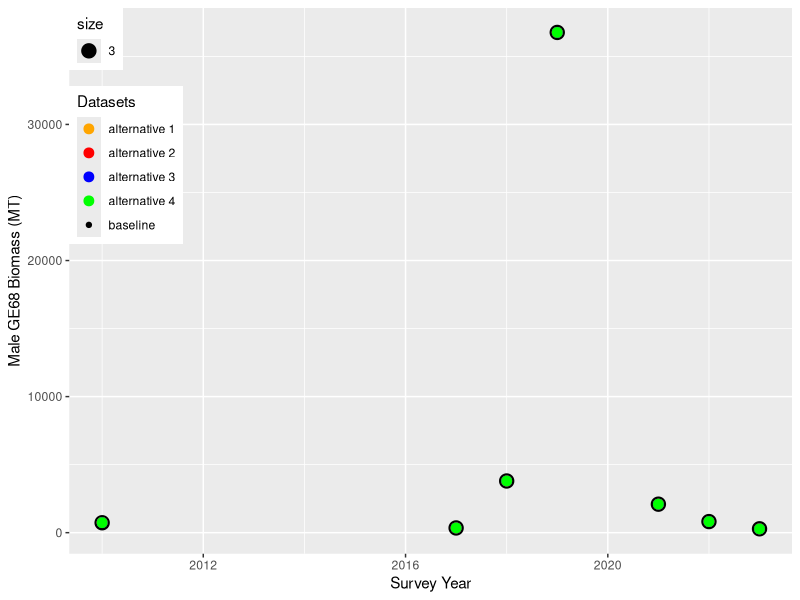
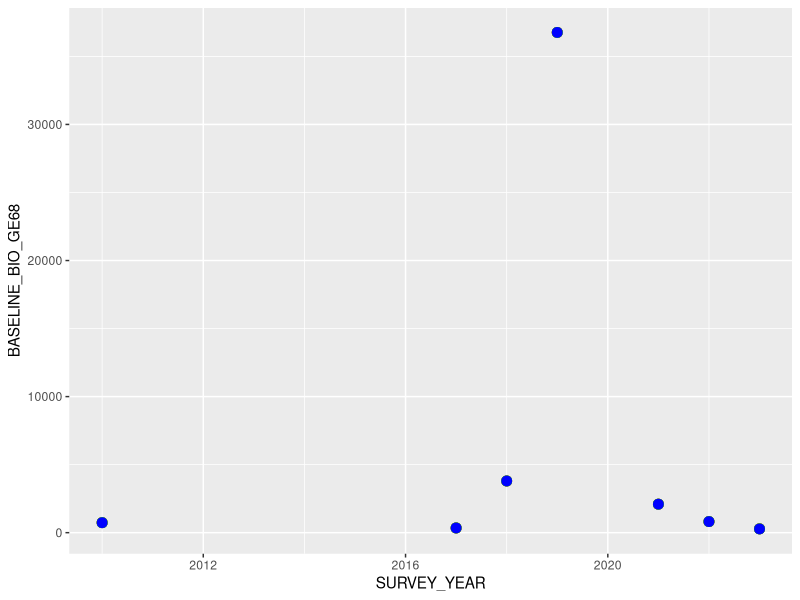
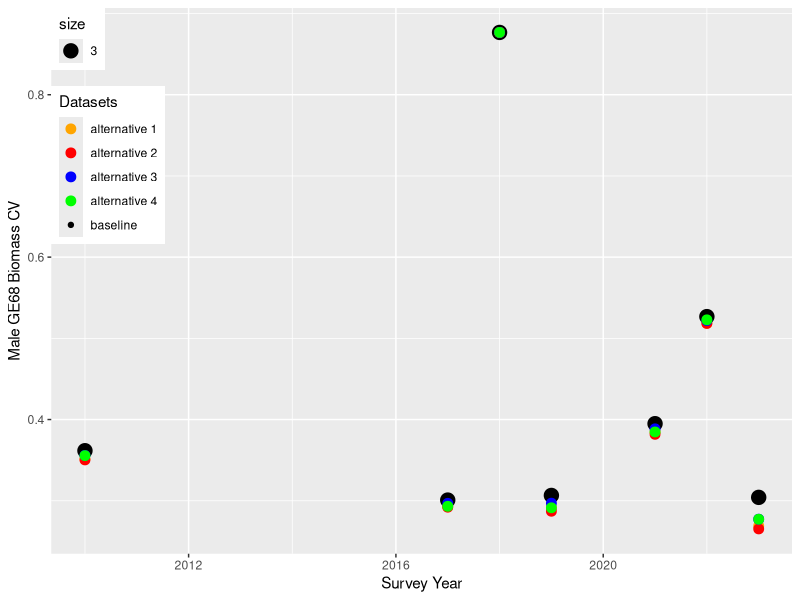
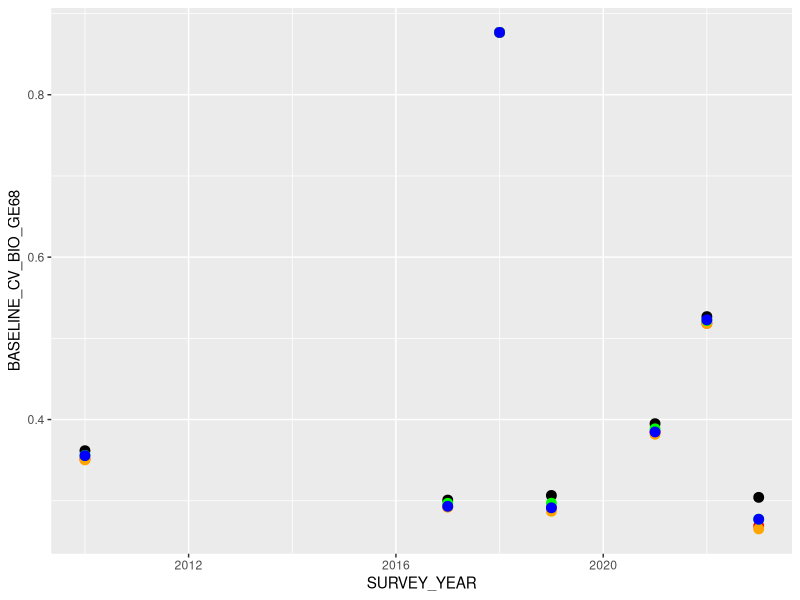
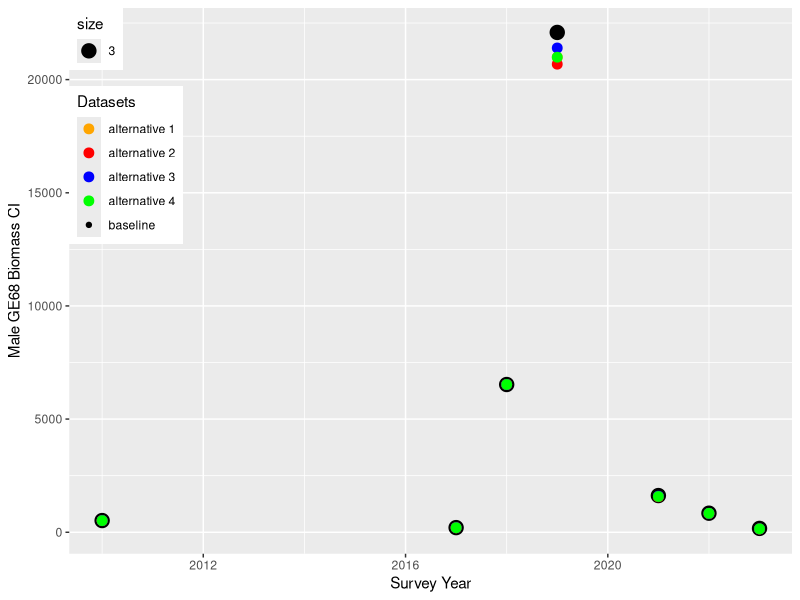
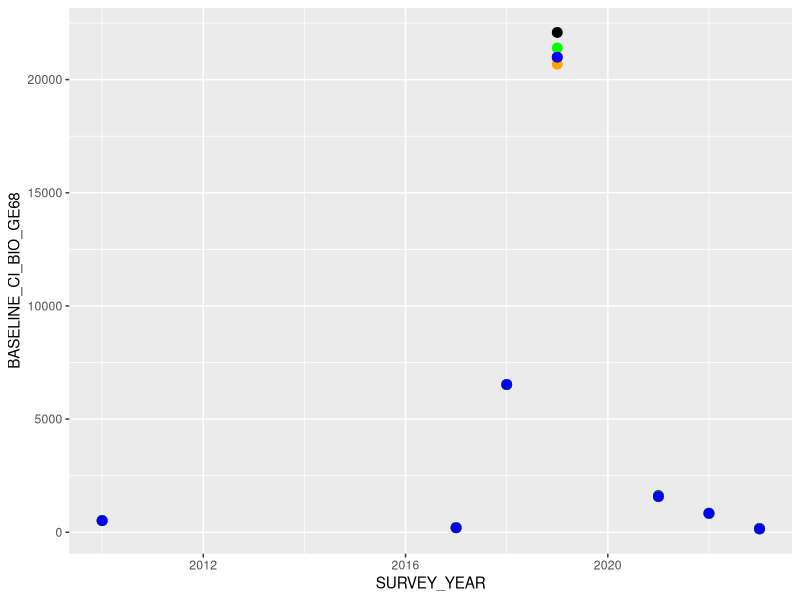

These charts were generated, in order, by the following R code:
library(tidyverse)
library(ggplot2)
library(dplyr)

##### Import data
base_bio<-read_csv("./Data/nbs_co_bio_baseline_v2022.csv")
alt_1_bio<-read_csv("./Data/nbs_co_bio_alt_strata_1.csv")
alt_2_bio<-read_csv("./Data/nbs_co_bio_alt_strata_2.csv")
alt_3_bio<-read_csv("./Data/nbs_co_bio_alt_strata_3.csv")
alt_4_bio<-read_csv("./Data/nbs_co_bio_alt_strata_4.csv")

base_abun<-read_csv("./Data/nbs_co_abun_baseline_v2022.csv")
alt_1_abun<-read_csv("./Data/nbs_co_abun_alt_strata_1.csv")
alt_2_abun<-read_csv("./Data/nbs_co_abun_alt_strata_2.csv")
alt_3_abun<-read_csv("./Data/nbs_co_abun_alt_strata_3.csv")
alt_4_abun<-read_csv("./Data/nbs_co_abun_alt_strata_4.csv")

base_abun
######### Mature male biomass
base_bio %>%
  select(SURVEY_YEAR, BIOMASS_MALE_GE68, CV_BIOMASS_MALE_GE68, CI_BIOMASS_MALE_GE68) %>%
  rename_all(~c("SURVEY_YEAR", "BASELINE_BIO_GE68", "BASELINE_CV_BIO_GE68", "BASELINE_CI_BIO_GE68")) -> base_matbio
  
alt_1_bio %>% 
  select(BIOMASS_MALE_GE68, CV_BIOMASS_MALE_GE68, CI_BIOMASS_MALE_GE68) %>%
     rename_all(~c("ALT1_BIO_GE68", "ALT1_CV_BIO_GE68", "ALT1_CI_BIO_GE68"))-> alt_1_matbio

alt_2_bio %>% 
  select(BIOMASS_MALE_GE68, CV_BIOMASS_MALE_GE68, CI_BIOMASS_MALE_GE68) %>%
   rename_all(~c("ALT2_BIO_GE68", "ALT2_CV_BIO_GE68", "ALT2_CI_BIO_GE68"))-> alt_2_matbio

alt_3_bio %>% 
  select(BIOMASS_MALE_GE68, CV_BIOMASS_MALE_GE68, CI_BIOMASS_MALE_GE68) %>%
   rename_all(~c("ALT3_BIO_GE68", "ALT3_CV_BIO_GE68", "ALT3_CI_BIO_GE68"))-> alt_3_matbio

alt_4_bio %>% 
  select(BIOMASS_MALE_GE68, CV_BIOMASS_MALE_GE68, CI_BIOMASS_MALE_GE68) %>%
   rename_all(~c("ALT4_BIO_GE68", "ALT4_CV_BIO_GE68", "ALT4_CI_BIO_GE68"))-> alt_4_matbio
   
all_bio<-as.data.frame(cbind(base_matbio, alt_1_matbio, alt_2_matbio, alt_3_matbio, alt_4_matbio))
###########

base_abun %>%
  select(SURVEY_YEAR, NUM_MALE_GE68, CV_NUM_MALE_GE68, CI_NUM_MALE_GE68) %>%
  rename_all(~c("SURVEY_YEAR", "BASELINE_ABUN_GE68", "BASELINE_CV_ABUN_GE68","BASELINE_CI_ABUN_GE68")) -> base_matabun

alt_1_abun %>%
  select(NUM_MALE_GE68, CV_NUM_MALE_GE68, CI_NUM_MALE_GE68) %>%
  rename_all(~c("ALT1_ABUN_GE68", "ALT1_CV_ABUN_GE68","ALT1_CI_ABUN_GE68")) -> alt_1_matabun

alt_2_abun %>%
  select(NUM_MALE_GE68, CV_NUM_MALE_GE68, CI_NUM_MALE_GE68) %>%
  rename_all(~c("ALT2_ABUN_GE68", "ALT2_CV_ABUN_GE68","ALT2_CI_ABUN_GE68")) -> alt_2_matabun

alt_3_abun %>%
  select(NUM_MALE_GE68, CV_NUM_MALE_GE68, CI_NUM_MALE_GE68) %>%
  rename_all(~c("ALT3_ABUN_GE68", "ALT3_CV_ABUN_GE68","ALT3_CI_ABUN_GE68")) -> alt_3_matabun

alt_4_abun %>%
  select(NUM_MALE_GE68, CV_NUM_MALE_GE68, CI_NUM_MALE_GE68) %>%
  rename_all(~c("ALT4_ABUN_GE68", "ALT4_CV_ABUN_GE68","ALT4_CI_ABUN_GE68")) -> alt_4_matabun

all_abun<-as.data.frame(cbind(base_matabun, alt_1_matabun, alt_2_matabun, alt_3_matabun, alt_4_matabun))

################################ GE68 BIOMASS #########################################################################
names(all_bio)

ggplot(all_bio, aes(x=SURVEY_YEAR, y=BASELINE_BIO_GE68, color ="baseline", size = 3))+
  geom_point()+  
  geom_point(aes(y=ALT1_BIO_GE68, color = "alternative 1"), size = 3) +
  geom_point(aes(y=ALT2_BIO_GE68, color = "alternative 2"), size = 3)+
  geom_point(aes(y=ALT3_BIO_GE68, color = "alternative 3"), size = 3)+
  geom_point(aes(y=ALT4_BIO_GE68, color = "alternative 4"), size = 3)+
  labs(colour="Datasets",y="Male GE68 Biomass (MT)",x="Survey Year")+ 
  theme(legend.position = c(0, 1),legend.justification = c(0, 1))+
  scale_color_manual(values = c("orange","red", "blue", "green", "black"))
  
  
  
  

ggplot(all_bio, aes(x=SURVEY_YEAR))+
  geom_point(aes(y=BASELINE_BIO_GE68), color ="black", size = 3) +
  geom_point(aes(y=ALT1_BIO_GE68), color = "red", size = 3) +
  geom_point(aes(y=ALT2_BIO_GE68), color = "yellow", size = 3)+
  geom_point(aes(y=ALT3_BIO_GE68), color = "green", size = 3)+
  geom_point(aes(y=ALT4_BIO_GE68), color = "blue", size = 3)

################################ GE68 BIOMASS CV #########################################################################
names(all_bio)

ggplot(all_bio, aes(x=SURVEY_YEAR, y=BASELINE_CV_BIO_GE68, color ="baseline", size = 3))+
  geom_point()+  
  geom_point(aes(y=ALT1_CV_BIO_GE68, color = "alternative 1"), size = 3) +
  geom_point(aes(y=ALT2_CV_BIO_GE68, color = "alternative 2"), size = 3)+
  geom_point(aes(y=ALT3_CV_BIO_GE68, color = "alternative 3"), size = 3)+
  geom_point(aes(y=ALT4_CV_BIO_GE68, color = "alternative 4"), size = 3)+
  labs(colour="Datasets",y="Male GE68 Biomass CV",x="Survey Year")+ 
  theme(legend.position = c(0, 1),legend.justification = c(0, 1))+
  scale_color_manual(values = c("orange","red", "blue", "green", "black"))


ggplot(all_bio, aes(x=SURVEY_YEAR))+
  geom_point(aes(y=BASELINE_CV_BIO_GE68), color ="black", size = 3) +
  geom_point(aes(y=ALT1_CV_BIO_GE68), color = "red", size = 3) +
  geom_point(aes(y=ALT2_CV_BIO_GE68), color = "orange", size = 3)+
  geom_point(aes(y=ALT3_CV_BIO_GE68), color = "green", size = 3)+
  geom_point(aes(y=ALT4_CV_BIO_GE68), color = "blue", size = 3)
  

################################ GE68 BIOMASS CI #########################################################################
names(all_bio)

ggplot(all_bio, aes(x=SURVEY_YEAR, y=BASELINE_CI_BIO_GE68, color ="baseline", size = 3))+
  geom_point()+  
  geom_point(aes(y=ALT1_CI_BIO_GE68, color = "alternative 1"), size = 3)+
  geom_point(aes(y=ALT2_CI_BIO_GE68, color = "alternative 2"), size = 3)+
  geom_point(aes(y=ALT3_CI_BIO_GE68, color = "alternative 3"), size = 3)+
  geom_point(aes(y=ALT4_CI_BIO_GE68, color = "alternative 4"), size = 3)+
  labs(colour="Datasets",y="Male GE68 Biomass CI",x="Survey Year")+ 
  theme(legend.position = c(0, 1),legend.justification = c(0, 1))+
  scale_color_manual(values = c("orange","red", "blue", "green", "black"))


ggplot(all_bio, aes(x=SURVEY_YEAR))+
  geom_point(aes(y=BASELINE_CI_BIO_GE68), color ="black", size = 3)+
  geom_point(aes(y=ALT1_CI_BIO_GE68), color = "red", size = 3)+
  geom_point(aes(y=ALT2_CI_BIO_GE68), color = "orange", size = 3)+
  geom_point(aes(y=ALT3_CI_BIO_GE68), color = "green", size = 3)+
  geom_point(aes(y=ALT4_CI_BIO_GE68), color = "blue", size = 3)

###########################################################################################################################
#################################### calculate averages for each group/column  across all years############################


all_bio %>%
  select(where(is.numeric)) %>% 
  colMeans(na.rm = TRUE) -> all_bio_avgs

all_abun %>%
  select(where(is.numeric)) %>% 
  colMeans(na.rm = TRUE) -> ll_abun_avgs

all_bio %>%
  select(BASELINE_CV_BIO_GE68,ALT1_CV_BIO_GE68,ALT2_CV_BIO_GE68,ALT3_CV_BIO_GE68,ALT4_CV_BIO_GE68) %>% 
  colMeans(na.rm = TRUE) %>%
  as.matrix()-> bio_cv_avgs

bio_cv_avgs




  

#################################### Deprecated method ###################################################################
#all_bio %>%
#  select(where(is.numeric)) %>%
# summarise(across(everything(), 
#                  mean,
#                  na.rm = TRUE)) ->all_bio_avgs
#all_bio_avgs
